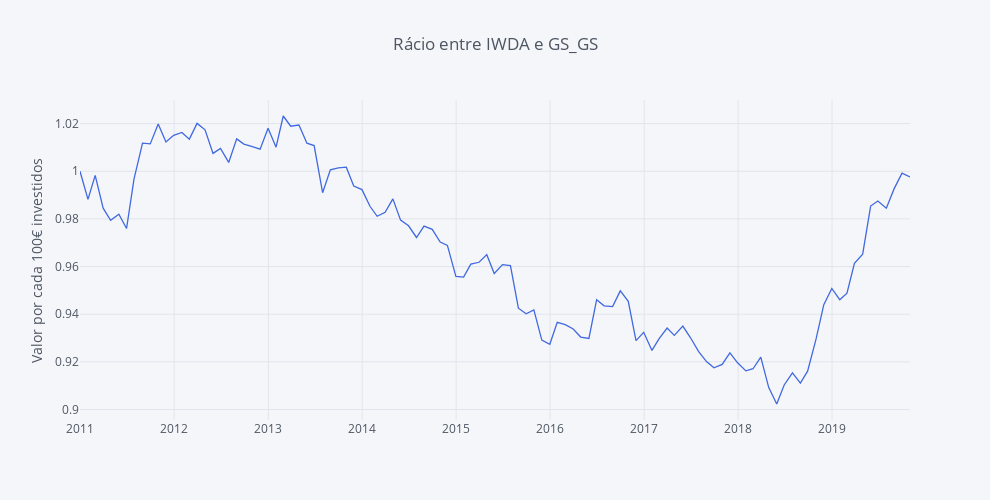

Here is the notebook cell this chart was saved with:
### Markdown cell above
##### Descidas a favor do IWDA e subidas a favor da casa de investimentos

### Code cell
round(fundos_norm_sb['IWDA'] / fundos_norm_sb['GS_GE'], 4).iplot(yTitle='Valor por cada 100€ investidos', title='Rácio entre IWDA e GS_GS',  colors=['royalblue', 'orange', 'dimgray'], dimensions = dimensions)
